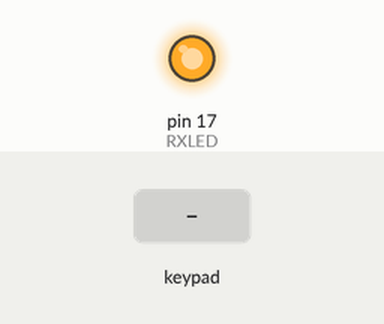
A sketch run on a simulated Arduino Uno, built with avr-gcc and run on an emulated ATmega328P. Parts: output pins drawn as LEDs (lit = HIGH). Wiring (inferred from the names in the program): 4×3 keypad with keys 1 2 3 4 5 6 7 8 9 * 0 # (labels assumed): rows pin 1, pin 0, pin 2, pin 3; columns pin 7, pin 6, pin 5. The inputs (shaded band) are chosen by the test bench. Pins used as bus, display or sensor lines are not drawn.

Above: at 1.2 s.
1.3 s: key '1' pressed
At 1.4 s:
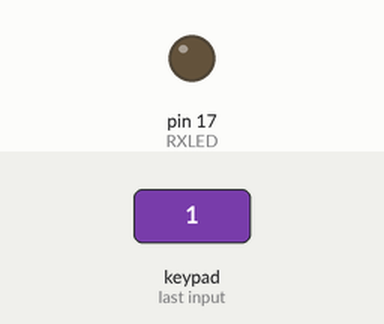
Timing chart, 0 to 4.3 s (numbered marks = the images above; inputs shaded):
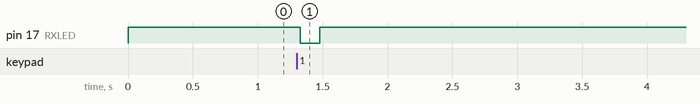

The sketch:

macropad_arduino.ino
```cpp
#define RXLED 17
#define COL0 1
#define COL1 0
#define COL2 2
#define COL3 3
#define ROW2 5
#define ROW1 6
#define ROW0 7
#define ENCBUT 4
int rowstate=0;
uint8_t readport;
int readstates[3][4];
uint8_t read = 0;
void setup() {
  // put your setup code here, to run once:
  pinMode(RXLED, OUTPUT);
  pinMode(COL0, INPUT);
  pinMode(COL1, INPUT);
  pinMode(COL2, INPUT);
  pinMode(COL3, INPUT);
  pinMode(ROW0, OUTPUT);
  pinMode(ROW1, OUTPUT);
  pinMode(ROW2, OUTPUT);
  digitalWrite(RXLED,HIGH);
  digitalWrite(ROW0,LOW);
  digitalWrite(ROW1,LOW);
  digitalWrite(ROW2,LOW);
  for(uint8_t c = 0; c<3; c++){
    for(uint8_t d = 0; d<4; d++){
      readstates[c][d] = LOW;
    }
  }
}

void loop() {
  if(rowstate == 0){
    digitalWrite(ROW0,HIGH);
  }else if(rowstate==1){
    digitalWrite(ROW1,HIGH);
  }else if(rowstate==2){
    digitalWrite(ROW2,HIGH);
  }
  readstates[rowstate][0] = digitalRead(COL0);
  readstates[rowstate][1] = digitalRead(COL1);
  readstates[rowstate][2] = digitalRead(COL2);
  readstates[rowstate][3] = digitalRead(COL3);
    if(readstates[0][0] == HIGH){
      digitalWrite(RXLED, LOW);
    }else{
      digitalWrite(RXLED, HIGH);
    }

  digitalWrite(ROW0,LOW);
  digitalWrite(ROW1,LOW);
  digitalWrite(ROW2,LOW);

  rowstate+=1;
  if(rowstate >2){
    rowstate = 0;
  }
  delay(10);

}
```

Measured:
- after the input at 1.3 s, pin 17 (RXLED): HIGH → LOW at once, → HIGH 0.15 s later
